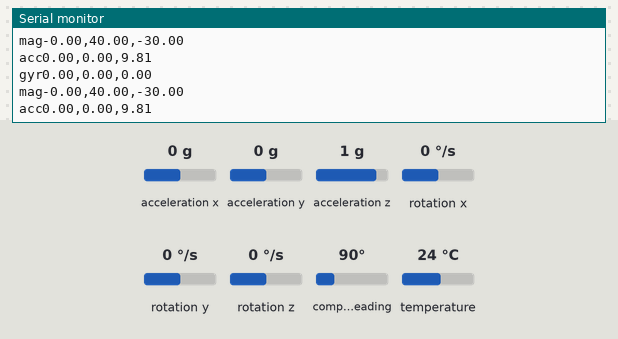
This sketch was run on a simulated Arduino Uno, built with avr-gcc and run on an emulated ATmega328P. On the bench: the last lines printed to the serial monitor. The test bench sets the inputs (shaded band); at power-on: acceleration x 0 g, acceleration y 0 g, acceleration z 1 g, rotation x 0 °/s, rotation y 0 °/s, rotation z 0 °/s, compass heading 90°, temperature 24 °C.

Above: at 2.2 s.
2.3 s: acceleration x set to -1.4 g
At 2.31 s:
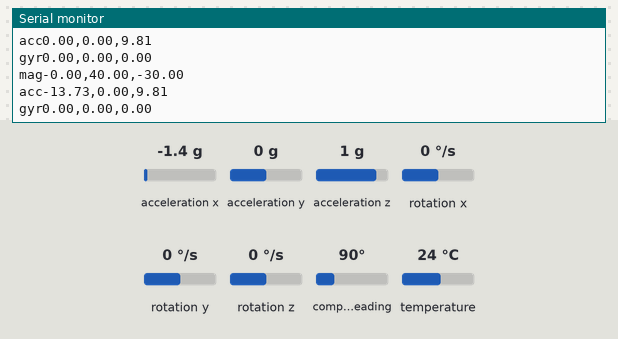
3.8 s: acceleration y set to -1.4 g
At 4.05 s:
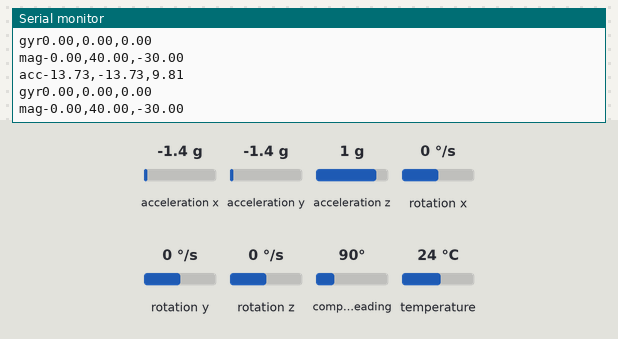
5.3 s: acceleration z set to -1.4 g
At 5.35 s:
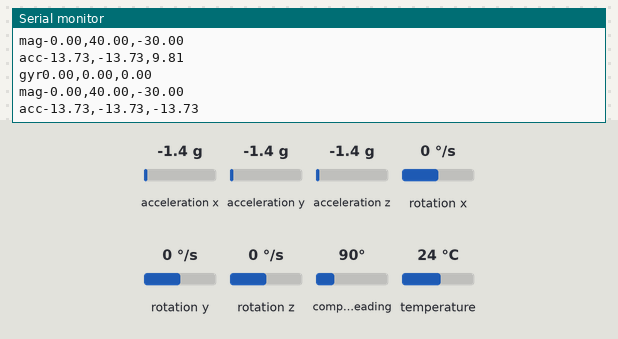
6.8 s: rotation x set to -192 °/s
At 6.87 s:
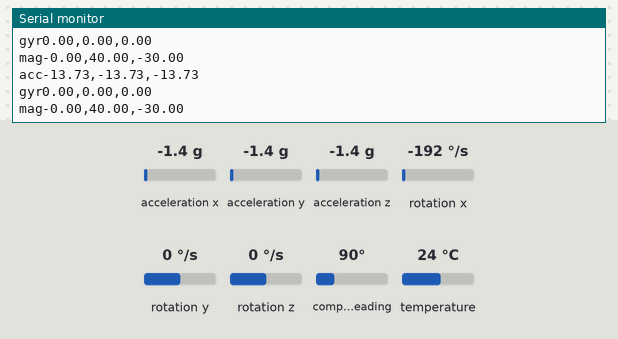
8.3 s: rotation y set to -192 °/s
At 8.4 s:
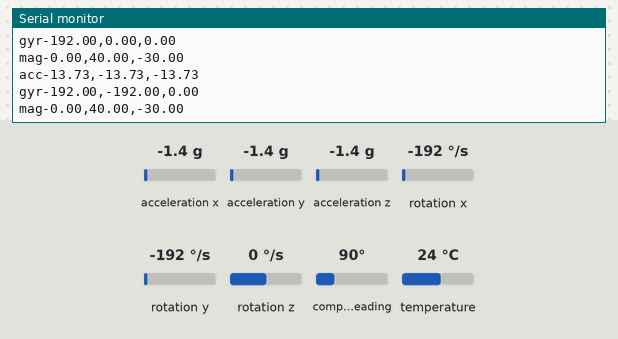

Measured:
- after the input at 2.3 s, the serial monitor: prints a new line at once (image 1)
- after the input at 3.8 s, the serial monitor: prints a new line at once (image 2)
- after the input at 5.3 s, the serial monitor: prints a new line after 0.05 s (image 3)
- after the input at 8.3 s, the serial monitor: prints a new line after 0.10 s (image 5)

The sketch:

IMU_ACC_GYRO_MAG.ino
```cpp
#include <Wire.h>
#include <Adafruit_Sensor.h>
#include <Adafruit_BNO055.h>
#include <utility/imumaths.h>

#define BNO055_SAMPLERATE_DELAY_MS (100)

Adafruit_BNO055 myIMU = Adafruit_BNO055(55);

void setup() {
  // put your setup code here, to run once:
  Serial.begin(115200);
  myIMU.begin();
  delay(1000);
  int8_t temp= myIMU.getTemp();
  Serial.println(temp);
}

void loop() {

  imu::Vector<3> acc_vec = myIMU.getVector(Adafruit_BNO055::VECTOR_ACCELEROMETER);
  imu::Vector<3> gyro_vec = myIMU.getVector(Adafruit_BNO055::VECTOR_GYROSCOPE);
  imu::Vector<3> mag_vec = myIMU.getVector(Adafruit_BNO055::VECTOR_MAGNETOMETER);

  Serial.print("acc");
  Serial.print(acc_vec.x());
  Serial.print(",");
  Serial.print(acc_vec.y());
  Serial.print(",");
  Serial.println(acc_vec.z());

  Serial.print("gyr");
  Serial.print(gyro_vec.x());
  Serial.print(",");
  Serial.print(gyro_vec.y());
  Serial.print(",");
  Serial.println(gyro_vec.z());

  Serial.print("mag");
  Serial.print(mag_vec.x());
  Serial.print(",");
  Serial.print(mag_vec.y());
  Serial.print(",");
  Serial.println(mag_vec.z());

  delay(BNO055_SAMPLERATE_DELAY_MS);
}
```
